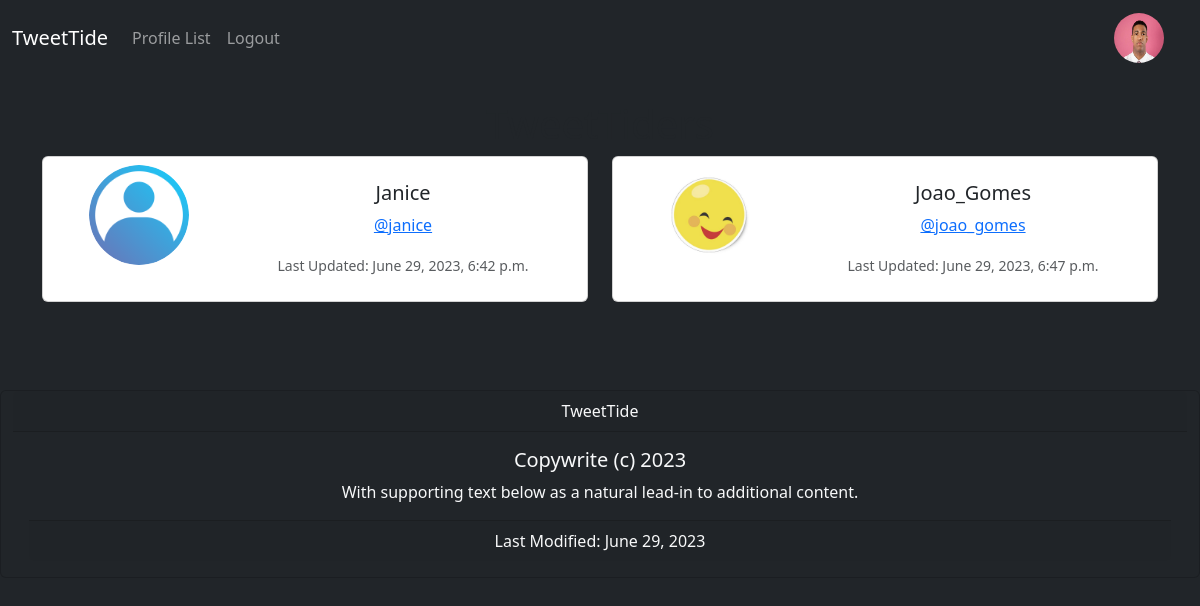
The app's page /profile_list (signed in) with its own data.
### socialnetwork/models.py (models this page shows, shortened)
class Profile(models.Model):
	user = models.OneToOneField(User, on_delete=models.CASCADE)
	follows = models.ManyToManyField("self",
		related_name="followed_by",
		symmetrical=False,
		blank=True)
	date_modified = models.DateTimeField(User, auto_now=True)
	profile_image = models.ImageField(null=True, blank=True, upload_to="images/")
	profile_bio = models.CharField(null=True, blank=True, max_length=500)
	website_link = models.CharField(null=True, blank=True, max_length=100)
	facebook_link = models.CharField(null=True, blank=True, max_length=100)
	instagram_link = models.CharField(null=True, blank=True, max_length=100)
	linkedIn_link = models.CharField(null=True, blank=True, max_length=100)

### socialnetwork/views.py (the view)
# urls.py: path('profile_list', views.profile_list, name='profile_list'),
def profile_list(request):
    if request.user.is_authenticated:
        profiles = Profile.objects.exclude(user = request.user)
        return render(request, 'profile_list.html',
                    {'profiles':profiles})
    else:
        messages.success(request, ("You must be logged In"))
        return redirect('home')

### socialnetwork/templates/profile_list.html (shortened to what this page needs)
{% extends 'base.html' %}
{% load static %}
{% block content %}
<div class="container text-center">
    <h1>TweetTiders</h1>
    {% if profiles %}
        <div class="row justify-content-center">
            {% for profile in profiles %}
                <div class="col-md-6">
                    <div class="card mb-3 p-2">
                        <div class="row g-0">
                            <div class="col-md-4">
                                {% if profile.profile_image %}
                                    <img src="{{ profile.profile_image.url }}"  width=100 height=100 class="" style="border-radius:50%" alt="{{ profile.user.username }}">
                                {% else %}
                                    <img src="{% static 'images/profile_img.png' %}"  width=100 height=100 class="" style="border-radius:50%" alt="profile image">
                                {% endif %}
                            </div>
                            <div class="col-md-8">
                                <div class="card-body">
                                    <h5 class="card-title">{{ profile.user.username |title}}</h5>
                                    <p><a class="card-text" href="{% url 'profile' profile.user.id %}">@{{ profile.user.username|lower }}</a></p>
                                    <p class="card-text"><small class="text-body-secondary">Last Updated: {{ profile.date_modified }}</small></p>
                                </div>
                            </div>
                        </div>
                    </div>
                </div>
            {% endfor %}
        </div>
    {% endif %}
</div>
<br>
{% endblock %}

### socialnetwork/templates/header.html (shortened to what this page needs)
{% load static %}
<nav class="navbar navbar-expand-lg navbar-dark bg-dark">
  <div class="container-fluid">
    <a class="navbar-brand" href="{% url 'home' %}">TweetTide</a>
    <div class="collapse navbar-collapse" id="navbarSupportedContent">
      <ul class="navbar-nav me-auto mb-2 mb-lg-0">
        <li class="nav-item">
          <a class="nav-link"
          href="{% url 'profile_list' %}">Profile List</a>
        </li>
        {% if user.is_authenticated %}
        <li class="nav-item">
          <a class="nav-link"
          href="{% url 'logout' %}">Logout</a>
        </li>
        {% endif %}
      </ul>
      {%if user.is_authenticated%}
      <ul class="navbar-nav ml-auto">
         <li class="nav-link navbar-brand">
            <a href="{% url 'profile' request.user.id %}">
            {%if user.profile.profile_image%}
            <img src="{{user.profile.profile_image.url}}" width=50 height=50 class="" style="border-radius:50%" >
            {%else%}
            <img src="{% static 'images/profile_img.png' %}" width=50 height=50 class="" style="border-radius:50%" alt="profile image">
            {%endif%}
            </a>
         </li>
      </ul>
      {%endif%}
    </div>
  </div>
</nav>

### records on screen
Profile: user.username "Janice", user.username "janice", date_modified "June 29, 2023, 6:42 p.m."
Profile: profile_image (picture), user.username "Joao_Gomes", user.username "joao_gomes", date_modified "June 29, 2023, 6:47 p.m."
